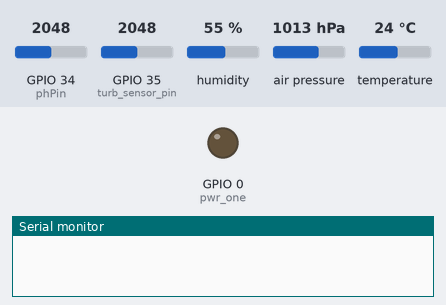
Simulated run of this sketch. Board: ESP32. On the bench: output pins drawn as LEDs (lit = HIGH), the last lines printed to the serial monitor. Inputs (shaded band) come from the test bench; at power-on: GPIO 34 (phPin) = 2048, GPIO 35 (turb_sensor_pin) = 2048, humidity 55 %, air pressure 1013 hPa, temperature 24 °C. WiFi joins after 1.5 s; servers stay silent unless stated; the local clock reads 2024-03-15 10:24:30 at power-on unless the sketch sets it. At 8.4 s the program puts the board to deep sleep or switches it off; the recording ends there.

Above: at 0.0 s.
At 3.2 s:
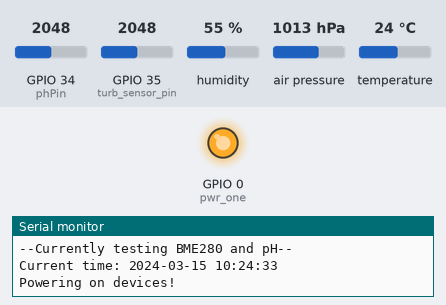
Timing chart, 0 to 8.4 s (numbered marks = the images above):
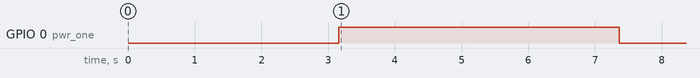

Measured:
- by itself, GPIO 0 (pwr_one): LOW → HIGH at 3.2 s, → LOW 4.2 s later

The sketch:

thar_water_mk1.ino
```cpp
/*
 * This is the first version of the final sensor that is going to
 * measure quality of water bodies.
 * Author: Ameer H.
 */

#include <Wire.h>
#include <SPI.h>
#include <WiFi.h>
#include "time.h"
#include <Adafruit_Sensor.h>
#include <Adafruit_BME280.h>
// Configuration for firebase
#include <FirebaseESP32.h>
#include <addons/TokenHelper.h>
#include <addons/RTDBHelper.h>

#define FIREBASE_HOST "https://esp32-test-project-a01-default-rtdb.firebaseio.com/"
#define FIREBASE_AUTH "mgqNwC71uXQ9xizdRhveS78tFxizsZXcnIfWT31a"
#define WIFI_SSID "LABS"
#define WIFI_PASSWORD "07081041"

//#define FIREBASE_USE_PSRAM

//#define WIFI_SSID "Muzzamil Mirza"
//#define WIFI_PASSWORD "123456789"

// Define Firebase Data Objects
FirebaseData fbd0;

FirebaseAuth auth;
FirebaseConfig config;

unsigned long count = 0;

String path = "/Nodes";
String node_id = "Node1";

#define SENSOR A0               // pH meter analog input to Arduino
#define OFFSET 0.0              // offset for pH for deviation compensation.
#define SAMPLING_INTERVAL 20
#define ARRAY_LENGTH 40         // times of collection
#define PRINT_INTERVAL 800

const int phPin = 34;
float ph_val = 7.1;
float ph_act;
const int pwr_one = 0;

const int turb_sensor_pin = 35;
float turb_sensor_voltage;
int samples = 100;
float ntu;
int turb_sensor_raw;

int PH_ARRAY[ARRAY_LENGTH];
int PH_ARRAY_INDEX=0;


// Any data to be saved into RTC memory is kept here.
RTC_DATA_ATTR int bootCount = 0;
float sleep_time = 0.1;
// RTC_DATA_ATTR unsigned long long mul_factor = 60*60*1000*1000;
// 1 equals to 1 hour
RTC_DATA_ATTR unsigned long long total_sleep = 0.05 * 3600000000;


Adafruit_BME280 bme;            // FOR I2C TEMP etc.

unsigned long delay_time;

float temp;
float humi;
float pressure;

/*
 * Variables for DATETIME
 */
struct tm timeinfo;
const char* ntp_server = "pool.ntp.org";
const long gmt_offset = 5 * 3600;
const int daylight_offset = 0;
char datentime[20];
char datesntimes[20];
int wifi_retries = 5;


/*
 * Following functions and associated code will be used to
 * connect the device to a Firebase Realtime database
 */
void streamCallback(StreamData data) {
 if (data.dataType() == "boolean") {
   if (data.boolData()) {
     Serial.println("Set " + node_id + " to High");
   }
   else {
     Serial.println("Set " + node_id + " to Low");
   }
   // digitalWrite()
 }
}

void streamTimeoutCallback(bool timeout) {
  if (timeout) {
    Serial.println();
    Serial.println("Stream timeout, resuming stream... ");
    Serial.println();
  }
}

/*
 * Method to print the reason by which ESP32 has been taken away from sleep
 */

void print_wakeup_reason() {
  esp_sleep_wakeup_cause_t wakeup_reason;

  wakeup_reason = esp_sleep_get_wakeup_cause();

  switch(wakeup_reason)
  {
    case ESP_SLEEP_WAKEUP_EXT0 : Serial.println("Wakeup caused by external signal using RTC_IO");break;
    case ESP_SLEEP_WAKEUP_EXT1 : Serial.println("Wakeup caused by external signal using RTC_CNTL");break;
    case ESP_SLEEP_WAKEUP_TIMER : Serial.println("Wakeup caused by timer"); break;
    case ESP_SLEEP_WAKEUP_TOUCHPAD : Serial.println("Wakeup caused by TOUCHPAD"); break;
    case ESP_SLEEP_WAKEUP_ULP : Serial.println("Wakeup caused by ULP Program"); break;
    default : Serial.printf("Wakeup was not caused by deep sleep: %d\n",wakeup_reason); break;
  }
}
/*
 * Method to Initiate a WiFi Connection
 * Not currently in use because we donot have a wifi connection handy.
 */

void initWiFi() {
  // WiFi.mode(WIFI_STA);
  WiFi.begin(WIFI_SSID, WIFI_PASSWORD);
  Serial.print("Connecting to WiFi ..");
  while (WiFi.status() != WL_CONNECTED) {
    Serial.print(".");
    delay(1000);
    wifi_retries -= 1;
    if (wifi_retries <= 0) {
      break;
    }
  }
  // print the IP Address of the ESP32
  Serial.println(WiFi.localIP());
}


void setup() {
  // put your setup code here, to run once:
  pinMode(pwr_one, OUTPUT);   // power to all the circuitry.
  pinMode(turb_sensor_pin, INPUT);

  Serial.begin(115200);
  delay(1000);

  ++bootCount;
  while(!Serial);
  Serial.println("Boot Number: " + String(bootCount));
  print_wakeup_reason();

  Serial.println("WiFi Connection TESTING");

  initWiFi();

  Serial.print("MAC Address: ");
  Serial.println(WiFi.macAddress());

  Serial.println("Setup Done!");
  Serial.println(WIFI_SSID);

  // IPAddress IP = WiFi.softAPIP();
  IPAddress IP = WiFi.localIP();
  Serial.print("AP IP Address: ");
  Serial.println(IP);

  Serial.printf("Firebase Client v%s\n\n", FIREBASE_CLIENT_VERSION);
  config.api_key = FIREBASE_AUTH;
  config.database_url = FIREBASE_HOST;

  config.signer.test_mode = true;
  config.max_token_generation_retry = 5;


  // Setting up FIREBASE
  Firebase.begin(FIREBASE_HOST, FIREBASE_AUTH);

  Firebase.reconnectWiFi(true);

  if (!Firebase.beginStream(fbd0, path + "/" + node_id)) {
    Serial.println("Could not begin Stream");
    Serial.println("REASON: " + fbd0.errorReason());
  }


  // Finished setting up Firebase
  unsigned status;
  status = bme.begin(0x76);     // status = bme.begin(0x76) --> specifying an I2C address for checking status.
  if (!status){
    Serial.println("Could not find a valid Sensor connected to our System.. Please check connection etc.");
    Serial.println();
    Serial.println("SensorID was: 0x");
    Serial.println(bme.sensorID(),16);
    while(1) delay(10);
  }
  // Configure to use the time library
  configTime(gmt_offset, daylight_offset, ntp_server);

  Serial.println("--TESTING HAS BEGUN--");
  Serial.println("--Currently testing BME280 and pH--");
  Serial.print("Current time: ");
  printLocalTime();
  Serial.println();
}

void loop() {
  digitalWrite(pwr_one, HIGH);
  Serial.println("Powering on devices!");
  delay(500);
  temp = bme.readTemperature();
  delay(100);
  humi = bme.readHumidity();
  delay(100);
  pressure = bme.readPressure() / 100.0F;
  delay(100);

  // have to include Turbidity sensor
  turb_sensor_voltage = 0;
  // averaging over 100 samples
  for(int i=0; i<samples; i++) {
    turb_sensor_voltage += ((float)analogRead(turb_sensor_pin)/4096) * 3.3;
    turb_sensor_raw += analogRead(turb_sensor_pin);
    delay(10);
  }

  turb_sensor_voltage = turb_sensor_voltage/samples;
  turb_sensor_raw = turb_sensor_raw/samples;
  ntu = -1120.4 * (turb_sensor_voltage*turb_sensor_voltage) + 5742.3 * turb_sensor_voltage - 4532.9;

  static unsigned long SAMPLING_TIME = millis();
  static unsigned long PRINT_TIME = millis();
  static float VOLTAGE;


  if(millis() - SAMPLING_TIME > SAMPLING_INTERVAL) {
    PH_ARRAY[PH_ARRAY_INDEX++] = analogRead(phPin);
    if(PH_ARRAY_INDEX==ARRAY_LENGTH)PH_ARRAY_INDEX=0;
    VOLTAGE = (AVERAGE_ARRAY(PH_ARRAY, ARRAY_LENGTH) * 3.3)/4096;
    SAMPLING_TIME = millis();
  }
  if(millis() - PRINT_TIME > PRINT_INTERVAL) {
    Serial.print("Voltage OUTPUT: ");
    Serial.println(VOLTAGE, 2);
    float ph_val = (float) 1.711 * VOLTAGE;
    float ph_act = (float) VOLTAGE;
    Serial.print("PH: ");
    //Serial.println(ph_val);
  }

  for(int i=0; i<samples; i++) {
    ph_val += ((float)analogRead(phPin)/4096) * 3.3;
    ph_act += analogRead(phPin);
    delay(10);
  }

  ph_val = ph_val/samples;
  ph_act = ph_act/samples;

  // now get the time
  strftime(datesntimes, 20, "%F %T", &timeinfo);
  Serial.println("Sending the following Date and Time to Firebase..");
  delay(100);


  if (Firebase.setFloat(fbd0, path + "/" + node_id + "/" + datesntimes + "/Temperature", temp)) {
    if (fbd0.dataTypeEnum() == fb_esp_rtdb_data_type_float) {
      Serial.println(fbd0.to<float>());
    }
  }
  else {
    Serial.println("ERROR!");
    Serial.println(fbd0.errorReason());
  }
  delay(100);
  if (Firebase.setFloat(fbd0, path + "/" + node_id + "/" + datesntimes +  "/Humidity", humi)) {
    if (fbd0.dataTypeEnum() == fb_esp_rtdb_data_type_float) {
      Serial.println(fbd0.to<float>());
    }
  }
  else {
    Serial.println("ERROR!");
    Serial.println(fbd0.errorReason());
  }
  delay(100);
  if (Firebase.setFloat(fbd0, path + "/" + node_id + "/" + datesntimes +  "/Pressure", pressure)) {
    if (fbd0.dataTypeEnum() == fb_esp_rtdb_data_type_float) {
      Serial.println(fbd0.to<float>());
    }
  }
  else {
    Serial.println("ERROR!");
    Serial.println(fbd0.errorReason());
  }
  delay(100);
  if (Firebase.setFloat(fbd0, path + "/" + node_id + "/" + datesntimes + "/PH", ph_act)) {
    if (fbd0.dataTypeEnum() == fb_esp_rtdb_data_type_float) {
      Serial.println(fbd0.to<float>());
    }
  }
  else {
    Serial.println("ERROR!");
    Serial.println(fbd0.errorReason());
  }
  delay(100);
  if (Firebase.setFloat(fbd0, path + "/" + node_id + "/" + datesntimes + "/Turbidity", turb_sensor_raw)) {
    if (fbd0.dataTypeEnum() == fb_esp_rtdb_data_type_float) {
      Serial.println(fbd0.to<float>());
    }
  }
  else {
    Serial.println("ERROR!");
    Serial.println(fbd0.errorReason());
  }

  Serial.println("Powering OFF devices!");
  delay(100);
  digitalWrite(pwr_one, LOW);

  esp_sleep_enable_timer_wakeup(total_sleep);


  Serial.println("ESP set to sleep for every 20 second/s");
  Serial.println("Going to sleep NOW!");
  Serial.println(temp);
  Serial.println(humi);
  Serial.println(pressure);
  digitalWrite(pwr_one, LOW);
  delay(1000);

  esp_deep_sleep_start();

}

double AVERAGE_ARRAY(int*ARR, int NUMBER)
{
    int i;
    int max, min;
    double AVG;
    long AMOUNT=0;
    if(NUMBER<=0){
        Serial.println("ERROR!/n");
        return 0;
    }
    if(NUMBER < 5){
        for(i=0; i<NUMBER;i++){
            AMOUNT += ARR[i];
        }
        AVG = AMOUNT/NUMBER;
        return AVG;
    }else{
        if(ARR[0]<ARR[1]){
            min = ARR[0]; max = ARR[1];
        }
        else{
            min = ARR[1]; max = ARR[0];
        };
        for(i=2;i<NUMBER;i++){
            if(ARR[i]<min){
                AMOUNT += min;
                min = ARR[i];
            }else {
                if(ARR[i] > max){
                    AMOUNT += max;
                    max = AMOUNT+=ARR[i];
                }else{
                    AMOUNT += ARR[i];
                }
            }
        }
        AVG = (double)AMOUNT/(NUMBER-2);
    }
    return AVG;
}

void printLocalTime() {
  // struct tm timeinfo;
  if(!getLocalTime(&timeinfo)) {
    Serial.println("Failed to obtain time");
    return;
  }
  strftime(datentime, 20, "%F %T", &timeinfo);
  Serial.println(datentime);
  Serial.println();
}
```
